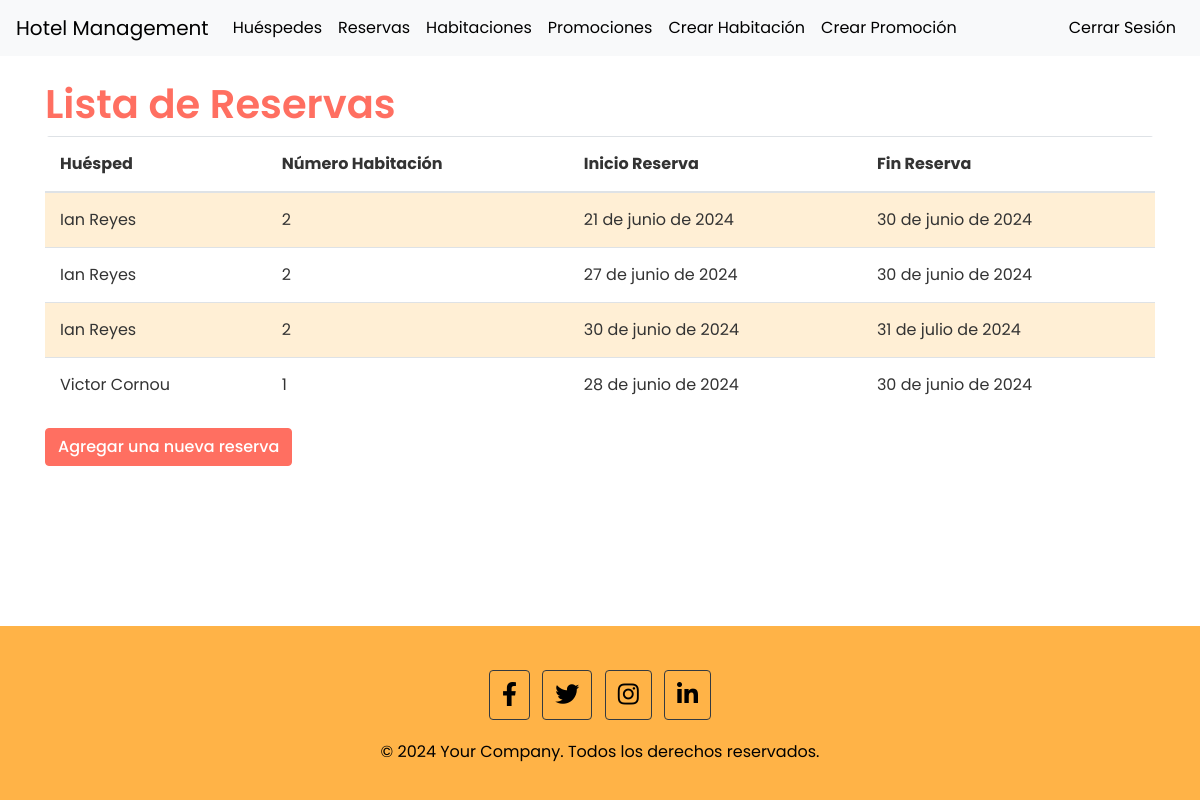
The app's page /reservations/ (signed in), older data.
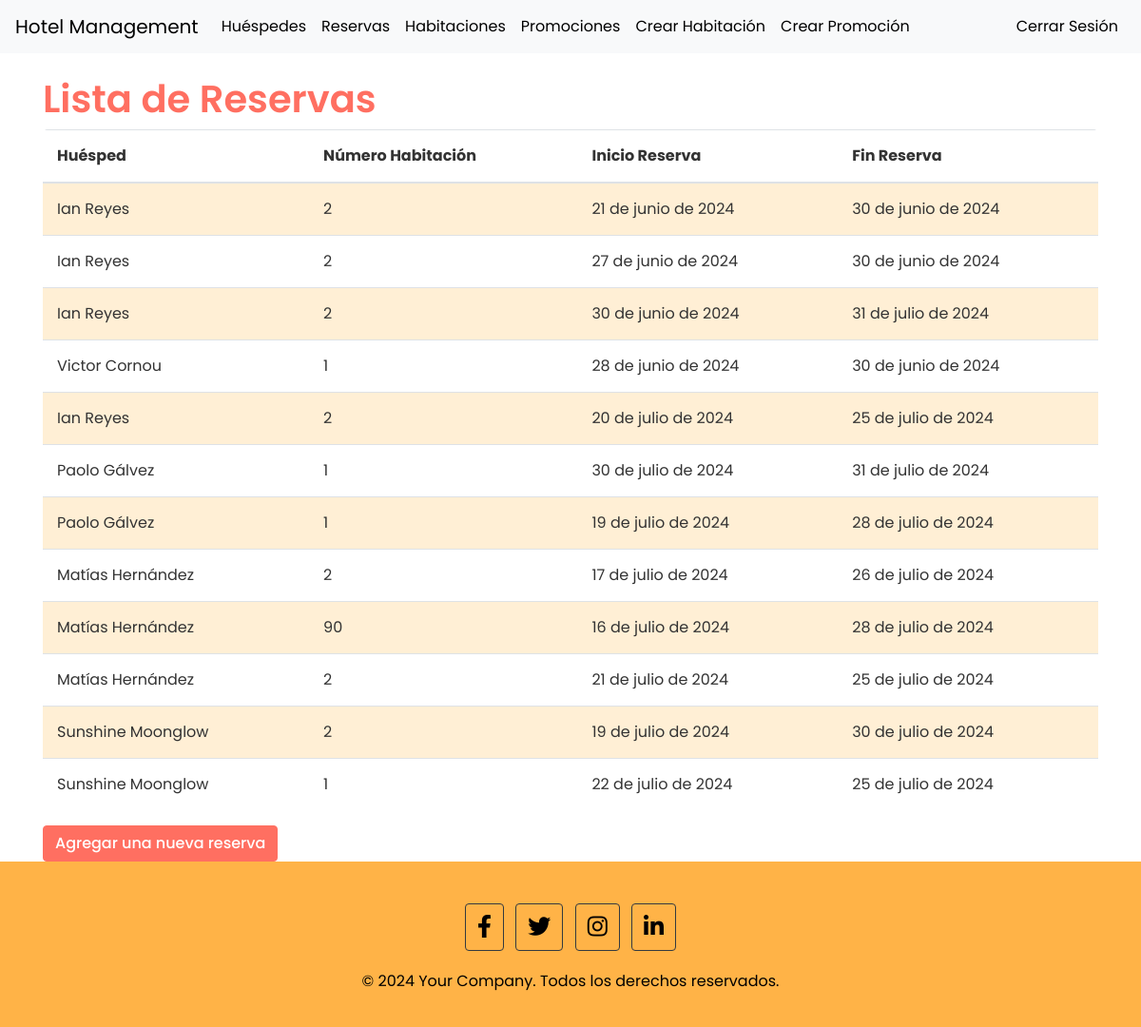
The same page, newer data.
### reservations/models.py (models this page shows, shortened)
class Reservation(models.Model):
    guest = models.ForeignKey(Guest, on_delete=models.CASCADE)
    room = models.ForeignKey(Room, on_delete=models.CASCADE)
    check_in_date = models.DateField()
    check_out_date = models.DateField()
    promotion = models.ForeignKey(Promotion, on_delete=models.SET_NULL, null=True, blank=True)

class Guest(models.Model):
    user = models.OneToOneField(User, on_delete=models.CASCADE, related_name='guest')
    first_name = models.CharField(max_length=50)
    last_name = models.CharField(max_length=50)
    email = models.EmailField(unique=True)
    phone_number = models.CharField(max_length=15, unique=True)
    address = models.TextField(blank=True)
    has_used_promotion = models.BooleanField(default=False)  # Nuevo campo

class Room(models.Model):
    room_number = models.CharField(max_length=5, unique=True)
    room_type = models.CharField(max_length=50)
    description = models.TextField(blank=True)
    price_per_night = models.DecimalField(max_digits=6, decimal_places=2)
    available = models.BooleanField(default=True)
    promotion = models.ForeignKey(Promotion, on_delete=models.SET_NULL, null=True, blank=True)

### reservations/views.py (the view)
# urls.py: path('reservations/', views.reservation_list, name='reservation_list'),
@login_required
@permission_required('reservations.view_reservation', raise_exception=True)
def reservation_list(request):
    reservations = Reservation.objects.all()
    return render(request, 'reservations/reservation_list.html', {'reservations': reservations})

### reservations/templates/reservations/reservation_list.html (shortened to what this page needs)
{% extends "reservations/base_generic.html" %}
{% block content %}
  <h1>Lista de Reservas</h1>
  <table class="table table-striped">
    <thead>
      <tr>
        <th>Huésped</th>
        <th>Número Habitación</th>
        <th>Inicio Reserva</th>
        <th>Fin Reserva</th>
      </tr>
    </thead>
    <tbody>
      {% for reservation in reservations %}
      <tr>
        <td>{{ reservation.guest.first_name }} {{ reservation.guest.last_name }}</td>
        <td>{{ reservation.room.room_number }}</td>
        <td>{{ reservation.check_in_date }}</td>
        <td>{{ reservation.check_out_date }}</td>
      </tr>
      {% endfor %}
    </tbody>
  </table>
  <a href="{% url 'create_reservation' %}" class="btn btn-primary">Agregar una nueva reserva</a>
{% endblock %}

### reservations/templates/reservations/base_generic.html (shortened to what this page needs)
{% load static %}
<!DOCTYPE html>
<html>
<head>
    <link rel="stylesheet" href="https://maxcdn.bootstrapcdn.com/bootstrap/4.0.0/css/bootstrap.min.css">
    <link rel="stylesheet" href="{% static 'css/styles.css' %}">
    <link rel="stylesheet" href="https://cdnjs.cloudflare.com/ajax/libs/font-awesome/5.15.4/css/all.min.css">
</head>
<body>
    <div class="page-container">
        <div class="content-wrap">
            <nav class="navbar navbar-expand-lg navbar-light bg-light">
                <a class="navbar-brand" href="{% url 'index' %}">Hotel Management</a>
                <div class="collapse navbar-collapse" id="navbarNav">
                    <ul class="navbar-nav">
                        {% if user.is_authenticated %}
                            {% if user.is_staff %}
                                <li class="nav-item">
                                    <a class="nav-link" href="{% url 'guest_list' %}">Huéspedes</a>
                                </li>
                                <li class="nav-item">
                                    <a class="nav-link" href="{% url 'reservation_list' %}">Reservas</a>
                                </li>
                                <li class="nav-item">
                                    <a class="nav-link" href="{% url 'room_list' %}">Habitaciones</a>
                                </li>
                                <li class="nav-item">
                                    <a class="nav-link" href="{% url 'promotion_list' %}">Promociones</a>
                                </li>
                                <li class="nav-item">
                                    <a class="nav-link" href="{% url 'create_room' %}">Crear Habitación</a>
                                </li>
                                <li class="nav-item">
                                    <a class="nav-link" href="{% url 'create_promotion' %}">Crear Promoción</a>
                                </li>
                            {% endif %}
                        {% endif %}
                    </ul>
                    <ul class="navbar-nav ml-auto">
                        {% if user.is_authenticated %}
                            <li class="nav-item">
                                <form method="post" action="{% url 'logout' %}">
                                    <button type="submit" class="btn btn-link nav-link" style="border:none; background:none;">Cerrar Sesión</button>
                                </form>
                            </li>
                        {% endif %}
                    </ul>
                </div>
            </nav>
            <div class="container mt-4">
                {% block content %}
                {% endblock %}
            </div>
        </div>
        <footer class="footer">
            <div class="container">
                <a href="#" class="btn btn-outline-dark btn-floating m-1" role="button"><i class="fab fa-facebook-f"></i></a>
                <a href="#" class="btn btn-outline-dark btn-floating m-1" role="button"><i class="fab fa-twitter"></i></a>
                <a href="#" class="btn btn-outline-dark btn-floating m-1" role="button"><i class="fab fa-instagram"></i></a>
                <a href="#" class="btn btn-outline-dark btn-floating m-1" role="button"><i class="fab fa-linkedin-in"></i></a>
                <p class="mt-3">&copy; 2024 Your Company. Todos los derechos reservados.</p>
            </div>
        </footer>
    </div>
</body>
</html>

### reservations/static/css/styles.css (style rules this page uses)
body { font-family: 'Poppins', sans-serif; background-color: #ffffff; color: #333; display: flex; flex-direction: column; min-height: 100vh; }
.page-container { display: flex; flex-direction: column; min-height: 100vh; }
.content-wrap { flex: 1; }
h1, h2, h3, h4, h5, h6 { font-weight: 600; color: #ff6f61; }
.navbar { background-color: #ffb347; }
.navbar-brand, .nav-link { color: #000 !important; }
.container { margin-top: 20px; }
.btn-primary { background-color: #ff6f61; border-color: #ff6f61; font-weight: 500; }
.table { background-color: #fff; border-radius: 5px; overflow: hidden; }
.table th, .table td { padding: 15px; vertical-align: middle; }
.table-striped tbody tr:nth-of-type(odd) { background-color: #ffefd5; }
.footer { background-color: #ffb347; padding: 20px 0; color: #000; text-align: center; flex-shrink: 0; }
.footer a { color: #000; margin: 0 10px; font-size: 1.5rem; display: inline-block; }

Row changes from the older to the newer data that the page shows:
added Reservation: guest.first_name "Ian", guest.last_name "Reyes", room.room_number "2", check_in_date "20 de julio de 2024", check_out_date "25 de julio de 2024"
added Reservation: guest.first_name "Paolo", guest.last_name "Gálvez", room.room_number "1", check_in_date "30 de julio de 2024", check_out_date "31 de julio de 2024"
added Reservation: guest.first_name "Paolo", guest.last_name "Gálvez", room.room_number "1", check_in_date "19 de julio de 2024", check_out_date "28 de julio de 2024"
added Reservation: guest.first_name "Matías", guest.last_name "Hernández", room.room_number "2", check_in_date "17 de julio de 2024", check_out_date "26 de julio de 2024"
added Reservation: guest.first_name "Matías", guest.last_name "Hernández", room.room_number "90", check_in_date "16 de julio de 2024", check_out_date "28 de julio de 2024"
added Reservation: guest.first_name "Matías", guest.last_name "Hernández", room.room_number "2", check_in_date "21 de julio de 2024", check_out_date "25 de julio de 2024"
added Reservation: guest.first_name "Sunshine", guest.last_name "Moonglow", room.room_number "2", check_in_date "19 de julio de 2024", check_out_date "30 de julio de 2024"
added Reservation: guest.first_name "Sunshine", guest.last_name "Moonglow", room.room_number "1", check_in_date "22 de julio de 2024", check_out_date "25 de julio de 2024"
